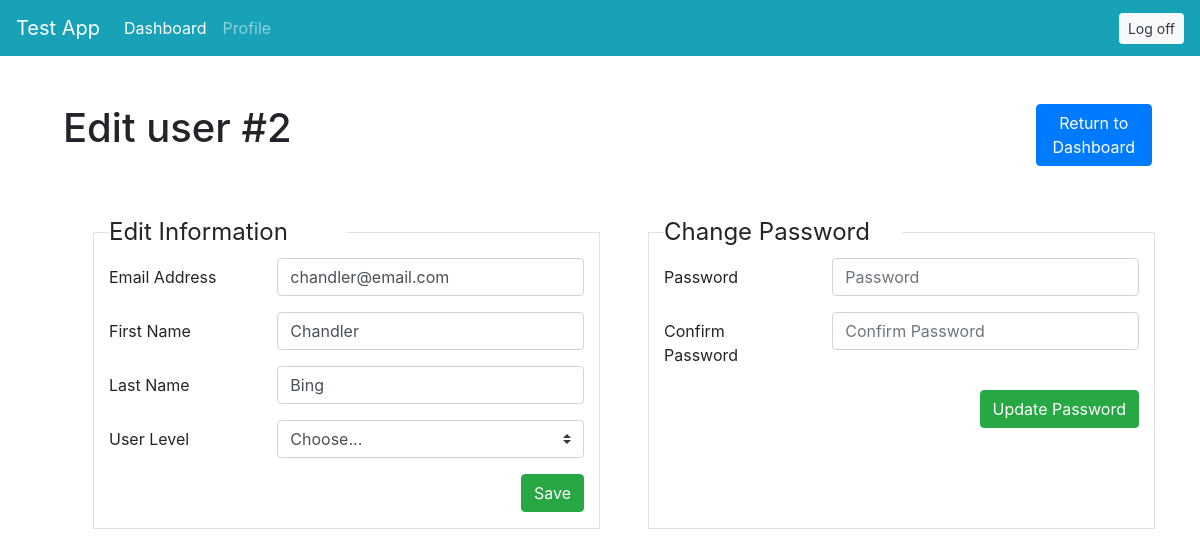
The app's page /users/2/edit_user (signed in) with its own data.
### login_reg/models.py (models this page shows)
class User(models.Model):
    first_name = models.CharField(max_length=45)
    last_name = models.CharField(max_length=45)
    email = models.CharField(max_length=100)
    password = models.CharField(max_length=255)
    user_level = models.IntegerField(blank=True, null=True)
    description = models.TextField(default="")
    created_at = models.DateTimeField(auto_now_add=True)
    updated_at = models.DateTimeField(auto_now=True)
    objects = UserManager()

### user_dash_app/views.py (the view, shortened to what this page needs)
# urls.py: path('<int:user_id>/edit_user', views.edit_user),
def edit_user(request, user_id):
    if request.session['user_level'] == 9:
        context = {
            'user': User.objects.get(id=user_id)
        }
        return render(request, 'edit_user.html', context)
    return redirect('/')

### user_dash_app/templates/edit_user.html (shortened to what this page needs)
<!DOCTYPE html>
<html lang="en">
<head>
    <link rel="stylesheet" href="https://stackpath.bootstrapcdn.com/bootstrap/4.3.1/css/bootstrap.min.css">
</head>
<body>
    <nav class="navbar navbar-expand-lg navbar-dark bg-info">
        <a class="navbar-brand" href="/">Test App</a>
        <div class="collapse navbar-collapse" id="navbarText">
            <ul class="navbar-nav mr-auto">
                <li class="nav-item active">
                    <a class="nav-link" href="/users/admin">Dashboard<span class="sr-only">(current)</span></a>
                </li>
                <li class="nav-item">
                    <a class="nav-link" href="/users/profile">Profile</a>
                </li>
            </ul>
            <a class="btn btn-sm btn-light text-dark" href="/logoff"
                    role="button">Log off</a>
        </div>
    </nav>
    <div class="row ml-5 my-5">
        <div class="col-10"><h1>Edit user #{{user.id}}</h1></div>
        <div class="col-2"><a class="btn btn-primary btn-md mr-5" href="/users/admin" role="button">Return to Dashboard</a></div>
    </div>
    <div class="container row mx-auto">
        <fieldset class="col ml-5 border">
            <legend class="w-50">Edit Information</legend>
            <form action="/users/{{user.id}}/edit_user" method="POST">
                <div class="form-group row">
                    <label for="inputEmail3" class="col-sm-4 col-form-label">Email Address</label>
                    <div class="col-sm-8">
                        <input type="email" name="email" class="form-control" id="inputEmail3" value="{{user.email}}">
                    </div>
                </div>
                <div class="form-group row">
                    <label for="" class="col-sm-4 col-form-label">First Name</label>
                    <div class="col-sm-8">
                        <input type="text" name="first_name" class="form-control" id="" value="{{user.first_name}}">
                    </div>
                </div>
                <div class="form-group row">
                    <label for="" class="col-sm-4 col-form-label">Last Name</label>
                    <div class="col-sm-8">
                        <input type="text" name="last_name" class="form-control" id="" value="{{user.last_name}}">
                    </div>
                </div>
                <div class="form-group row">
                    <label for="" class="col-sm-4 col-form-label">User Level</label>
                    <div class="col-sm-8">
                        <select name="user_level" id="" class="form-control custom-select">
                            <option value="0">Choose...</option>
                        </select>
                    </div>
                </div>
                <div class="form-group row">
                    <div class="col-sm-12">
                        <button type="submit" class="btn btn-success float-right">Save</button>
                    </div>
                </div>
            </form>
        </fieldset>
        <fieldset class="col ml-5 border">
            <legend class="w-50">Change Password</legend>
            <form action="/users/update_password" method="POST">
                <div class="form-group row">
                    <label for="inputPassword3" class="col-sm-4 col-form-label">Password</label>
                    <div class="col-sm-8">
                        <input type="password" name="password" class="form-control" id="inputPassword3" placeholder="Password">
                    </div>
                </div>
                <div class="form-group row">
                    <label for="inputPassword3" class="col-sm-4 col-form-label">Confirm Password</label>
                    <div class="col-sm-8">
                        <input type="password" name="conf_password" class="form-control" id="inputPassword3" placeholder="Confirm Password">
                    </div>
                </div>
                <div class="form-group row">
                    <div class="col-sm-12">
                        <button type="submit" class="btn btn-success float-right">Update Password</button>
                    </div>
                </div>
            </form>
        </fieldset>
    </div>
</body>
</html>

### records on screen
User: id "2", email "chandler@email.com", first_name "Chandler", last_name "Bing"
